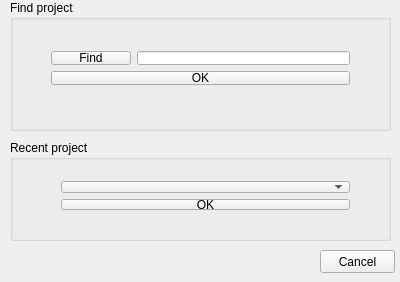
<?xml version="1.0" encoding="UTF-8"?>
<ui version="4.0">
 <class>OpenProject</class>
 <widget class="QWidget" name="OpenProject">
  <property name="geometry">
   <rect>
    <x>0</x>
    <y>0</y>
    <width>400</width>
    <height>282</height>
   </rect>
  </property>
  <property name="windowTitle">
   <string>OpenProject</string>
  </property>
  <widget class="QGroupBox" name="findProjectBox">
   <property name="geometry">
    <rect>
     <x>10</x>
     <y>0</y>
     <width>381</width>
     <height>131</height>
    </rect>
   </property>
   <property name="title">
    <string>Find project</string>
   </property>
   <widget class="QWidget" name="">
    <property name="geometry">
     <rect>
      <x>30</x>
      <y>40</y>
      <width>321</width>
      <height>56</height>
     </rect>
    </property>
    <layout class="QVBoxLayout" name="verticalLayout">
     <item>
      <layout class="QHBoxLayout" name="horizontalLayout">
       <item>
        <widget class="QPushButton" name="findprojectbutton">
         <property name="text">
          <string>Find</string>
         </property>
        </widget>
       </item>
       <item>
        <widget class="QLineEdit" name="findProjectText">
         <property name="readOnly">
          <bool>true</bool>
         </property>
        </widget>
       </item>
      </layout>
     </item>
     <item>
      <widget class="QPushButton" name="okButtonFindProject">
       <property name="text">
        <string>OK</string>
       </property>
      </widget>
     </item>
    </layout>
   </widget>
  </widget>
  <widget class="QGroupBox" name="recentprojectbox">
   <property name="geometry">
    <rect>
     <x>10</x>
     <y>140</y>
     <width>381</width>
     <height>101</height>
    </rect>
   </property>
   <property name="title">
    <string>Recent project</string>
   </property>
   <widget class="QWidget" name="">
    <property name="geometry">
     <rect>
      <x>40</x>
      <y>30</y>
      <width>311</width>
      <height>51</height>
     </rect>
    </property>
    <layout class="QVBoxLayout" name="verticalLayout_2">
     <item>
      <widget class="QComboBox" name="comboRecentProjects"/>
     </item>
     <item>
      <widget class="QPushButton" name="recentProjectOkBtn">
       <property name="text">
        <string>OK</string>
       </property>
      </widget>
     </item>
    </layout>
   </widget>
  </widget>
  <widget class="QPushButton" name="cancelButton">
   <property name="geometry">
    <rect>
     <x>320</x>
     <y>250</y>
     <width>75</width>
     <height>23</height>
    </rect>
   </property>
   <property name="text">
    <string>Cancel</string>
   </property>
  </widget>
 </widget>
 <layoutdefault spacing="6" margin="11"/>
 <tabstops>
  <tabstop>findprojectbutton</tabstop>
  <tabstop>findProjectText</tabstop>
  <tabstop>okButtonFindProject</tabstop>
  <tabstop>comboRecentProjects</tabstop>
  <tabstop>recentProjectOkBtn</tabstop>
  <tabstop>cancelButton</tabstop>
 </tabstops>
 <resources/>
 <connections/>
</ui>
